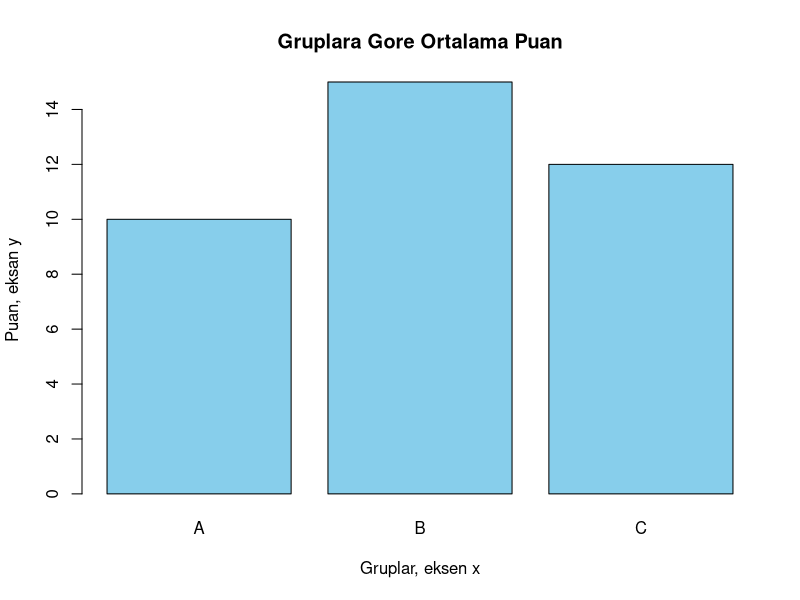
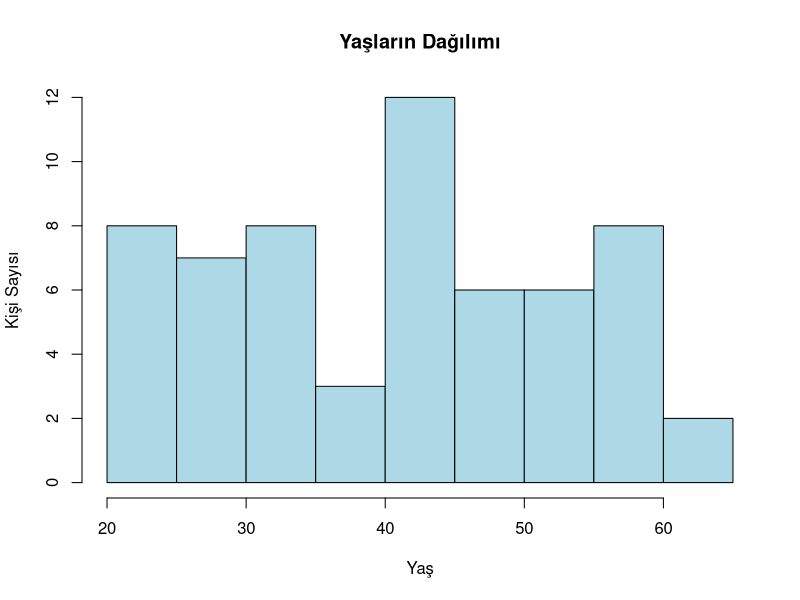
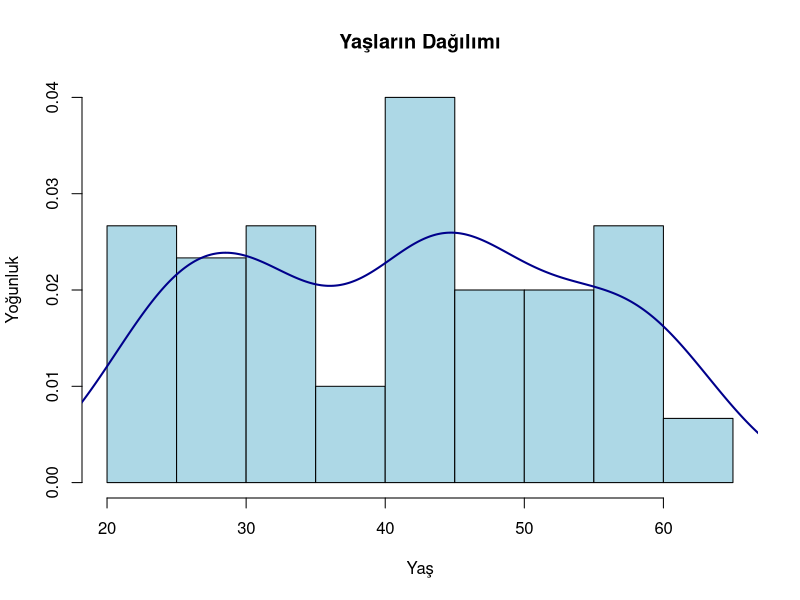
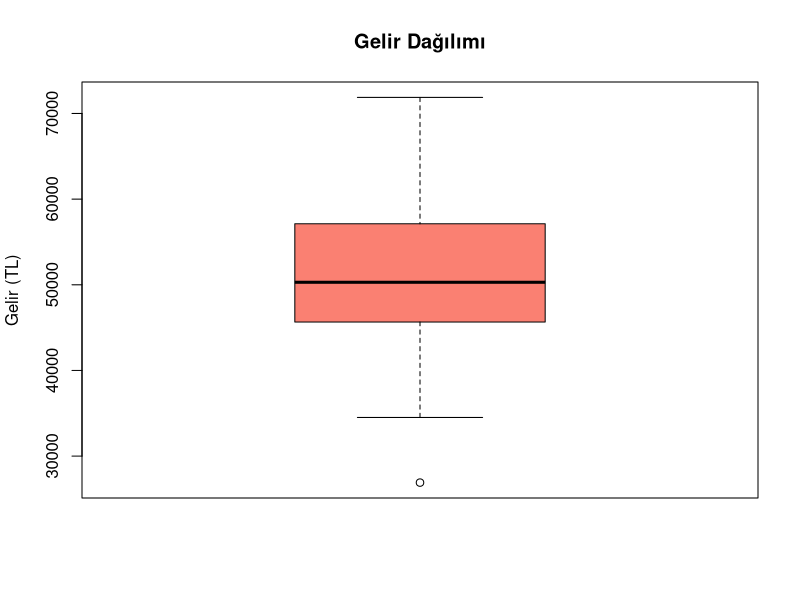
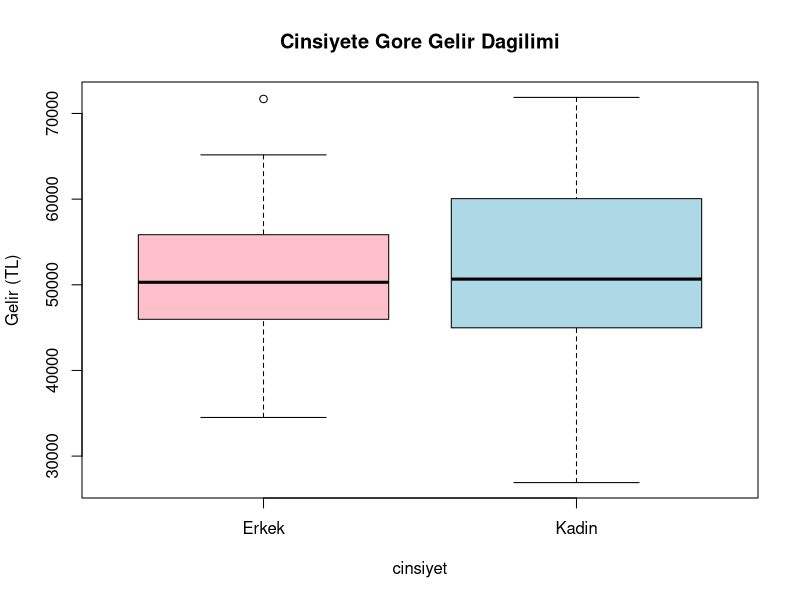
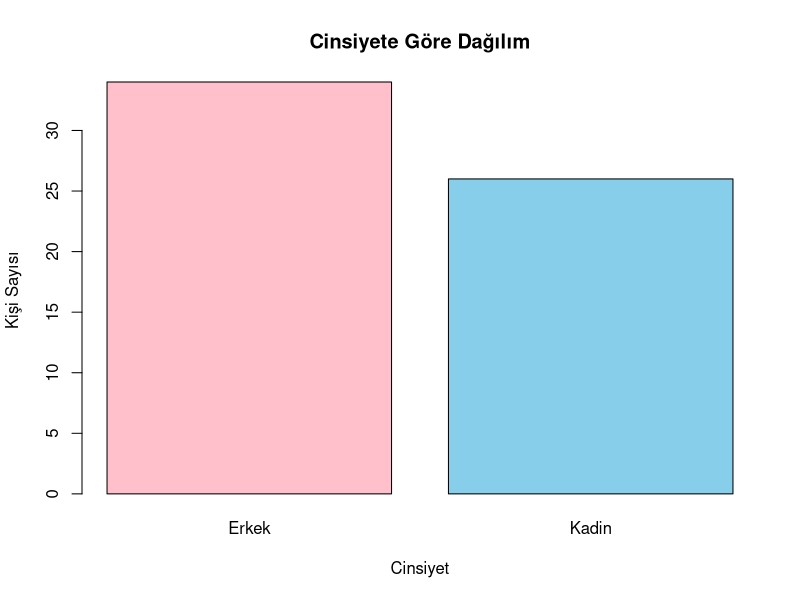
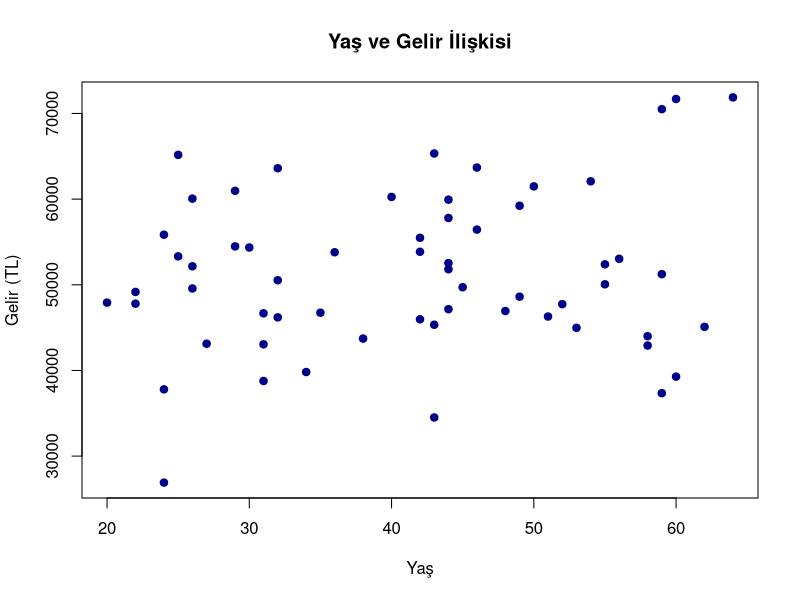
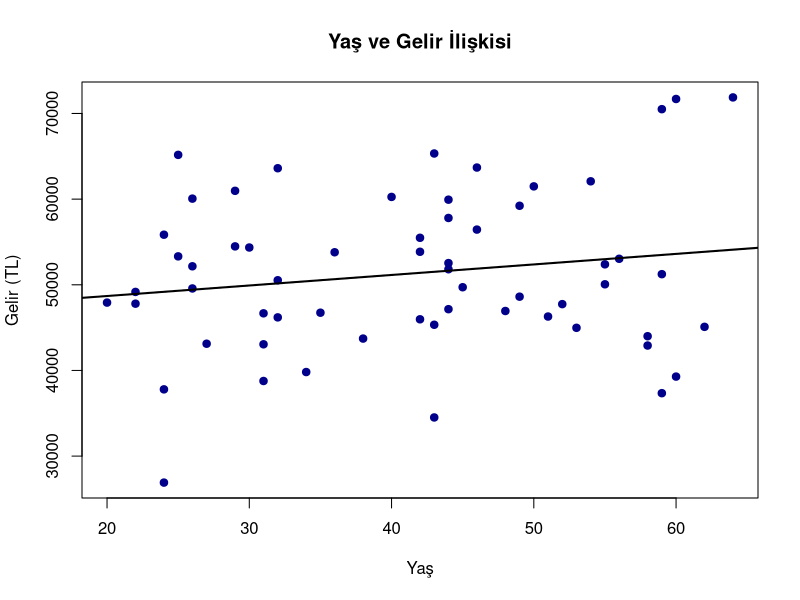

Write the R code that produced these figures, in order.
## ---- chunk 1
library(knitr)
Sys.setlocale("LC_ALL", "Turkish")

grafik_tablo <- data.frame(

  Grafik_Turu = c("Histogram", "Cubuk Grafik", "Pasta Grafigi", "Kutu Grafigi",

                  "Nokta Grafigi", "Çizgi Grafigi", "Facet (Alt grafik)"),

  Kullanilan_Degiskenler = c("yas veya gelir", 

                              "cinsiyet, sehir, calisiyor", 

                              "cinsiyet, sehir", 

                              "gelir ~ cinsiyet veya gelir ~ sehir", 

                              "yas ve gelir", 

                              "ay (zaman) ve gelir", 

                              "gelir ~ yas, facet_wrap(~ sehir)"),

  Veri_Turu = c("Surekli (sayısal)", 

                "Kesikli / Kategorik", 

                "Kategorik", 

                "Sayisal + Kategorik", 

                "Sürekli (iki sayisal degisken)", 

                "Zaman (kesikli) + Sayisal", 

                "Sayisal + Kategorik (alt grafik icin)"),

  Degisken_Sayisi = c("Tek degiskenli", "Tek degiskenli", "Tek degiskenli", 

                      "İki degiskenli", "İki degiskenli", "İki degiskenli", "Cok degiskenli"),

  Aciklama = c("Surekli bir degisenin dagilimini gosterir",

               "Kategorik degiskenin frekans dagilimi",

               "Gruplarin oransal dagilimi",

               "Gruplara gore dagilim ve aykiri degerler",

               "Degiskenler arasi iliskiyi gosterir",

               "Zamana bagli degisim",

               "Her kategori icin ayri grafikler")

)

kable(grafik_tablo, caption = "Hangi Tur Veri ile Ne Tip Gorsel Kullanilir?")
## ---- chunk 2

x <- c("A", "B", "C")
y <- c(10, 15, 12)

barplot(y, names.arg = x, main = "Gruplara Gore Ortalama Puan", 
        xlab = "Gruplar, eksen x", ylab = "Puan, eksan y", col = "skyblue")
## ---- chunk 3
veri <- read.csv("gelir_calisma.csv")

# veri

head(veri) # veri setinin ilk 5 satırını göstermek için kullanılmıştır. yalnızca veri yazılarak çalıştırılsaydı, R tüm veri setini gösterebilirdi. Burada veri yapısını kısaca görmek amacıyla kullnaılmıştır head fonksiyonu.
## ---- chunk 4
# Yaşların Dağılımı
hist(veri$yas,
     col = "lightblue",
     main = "Yaşların Dağılımı",
     xlab = "Yaş",
     ylab = "Kişi Sayısı")
## ---- chunk 5
hist(veri$yas,
     col = "lightblue",
     main = "Yaşların Dağılımı",
     xlab = "Yaş",
     ylab = "Yoğunluk",
     freq = FALSE)  # Sayı yerine yoğunluk

lines(density(veri$yas), 
      col = "darkblue", 
      lwd = 2)  # Yoğunluk eğrisi
## ---- chunk 6
boxplot(veri$gelir,
        main = "Gelir Dağılımı",
        ylab = "Gelir (TL)",
        col = "salmon")

## ---- chunk 7
boxplot(gelir ~ cinsiyet,
        data = veri,
        main = "Cinsiyete Gore Gelir Dagilimi",
        ylab = "Gelir (TL)",
        col = c("pink", "lightblue", "gray"))
## ---- chunk 8
table_cinsiyet <- table(veri$cinsiyet) # bu fonksiyon her kategoride kaç gözlem olduğunu saymaktadır.
barplot(table_cinsiyet,
        col = c("pink", "skyblue", "lightgray"),
        main = "Cinsiyete Göre Dağılım",
        xlab = "Cinsiyet",
        ylab = "Kişi Sayısı")


## ---- chunk 9
plot(veri$yas, veri$gelir,
     main = "Yaş ve Gelir İlişkisi",
     xlab = "Yaş",
     ylab = "Gelir (TL)",
     pch = 19,
     col = "darkblue")
## ---- chunk 10
plot(veri$yas, veri$gelir,
     main = "Yaş ve Gelir İlişkisi",
     xlab = "Yaş",
     ylab = "Gelir (TL)",
     pch = 19,
     col = "darkblue")

model <- lm(gelir ~ yas, data = veri)

abline(model, col = "black", lwd = 2)


## ---- chunk 11
library(ggplot2)   # Grafikler için

data <- read.csv("ggplotverisi.csv")
## ---- chunk 12
ggplot(data, aes(x = yas)) +
  geom_histogram(binwidth = 5, fill = "skyblue", color = "black") +
  labs(title = "Yaş Dağılımı", x = "Yaş", y = "Frekans")
## ---- chunk 13
ggplot(data, aes(x = yas)) +
  geom_histogram(aes(y = ..density..),    # Histogram yogunluk (density) olceginde
                 binwidth = 5,
                 fill = "skyblue",
                 color = "black",
                 alpha = 0.6) +
  geom_density(color = "red", size = 0.5) +  # Yogunluk eğrisi
  labs(title = "Yas Dagılımı ve Yogunluk Egrisi",
       x = "Yas",
       y = "Yogunluk")
## ---- chunk 14
ggplot(data, aes(x = cinsiyet)) +
  geom_bar(fill = "orange") +
  labs(title = "Cinsiyete Göre Dağılım", x = "Cinsiyet", y = "Kişi Sayısı")
## ---- chunk 15
ggplot(data, aes(x = cinsiyet, y = gelir)) +
  geom_boxplot(fill = "lightgreen") +
  labs(title = "Cinsiyete Göre Gelir Dağılımı", x = "Cinsiyet", y = "Gelir")
## ---- chunk 16
ggplot(data, aes(x = yas, y = gelir)) +
  geom_point(alpha = 0.7, color = "purple") +
  labs(title = "Yaş ve Gelir İlişkisi", x = "Yaş", y = "Gelir")
## ---- chunk 17
ggplot(data, aes(x = yas, y = gelir, col = sehir)) +
  geom_point(alpha = 0.7) +
  labs(title = "Yaş ve Gelir İlişkisi", x = "Yaş", y = "Gelir")
## ---- chunk 18
ggplot(data, aes(x = yas, y = gelir)) +
  geom_point(alpha = 0.7, color = "purple") +    # Noktalar
  geom_smooth(method = "lm", se = TRUE, color = "red") +  # Eğilim çizgisi (linear model)
  labs(title = "Yaş ve Gelir İlişkisi (Eğim Çizgisi ile)",
       x = "Yaş",
       y = "Gelir")
## ---- chunk 19
library(dplyr)

veri_yillik <- data %>%
  group_by(yil) %>%
  summarise(ortalama_gelir = mean(gelir, na.rm = TRUE))

ggplot(veri_yillik, aes(x = yil, y = ortalama_gelir)) +
  geom_line(group = 1, color = "blue", size = 1.2) +
  geom_point(color = "blue", size = 2) +
  scale_x_continuous(breaks = 2020:2025) +  # Yılları tam sayı olarak ayarla
  labs(title = "Yıla Göre Ortalama Gelir", x = "Yıl", y = "Ortalama Gelir (TL)")
## ---- chunk 20
ggplot(data, aes(x = yas)) +
  geom_histogram(binwidth = 5, fill = "lightcoral", color = "black") +
  facet_wrap(~ sehir) +
  labs(title = "Şehirlere Göre Yaş Dağılımı", x = "Yaş", y = "Frekans")
